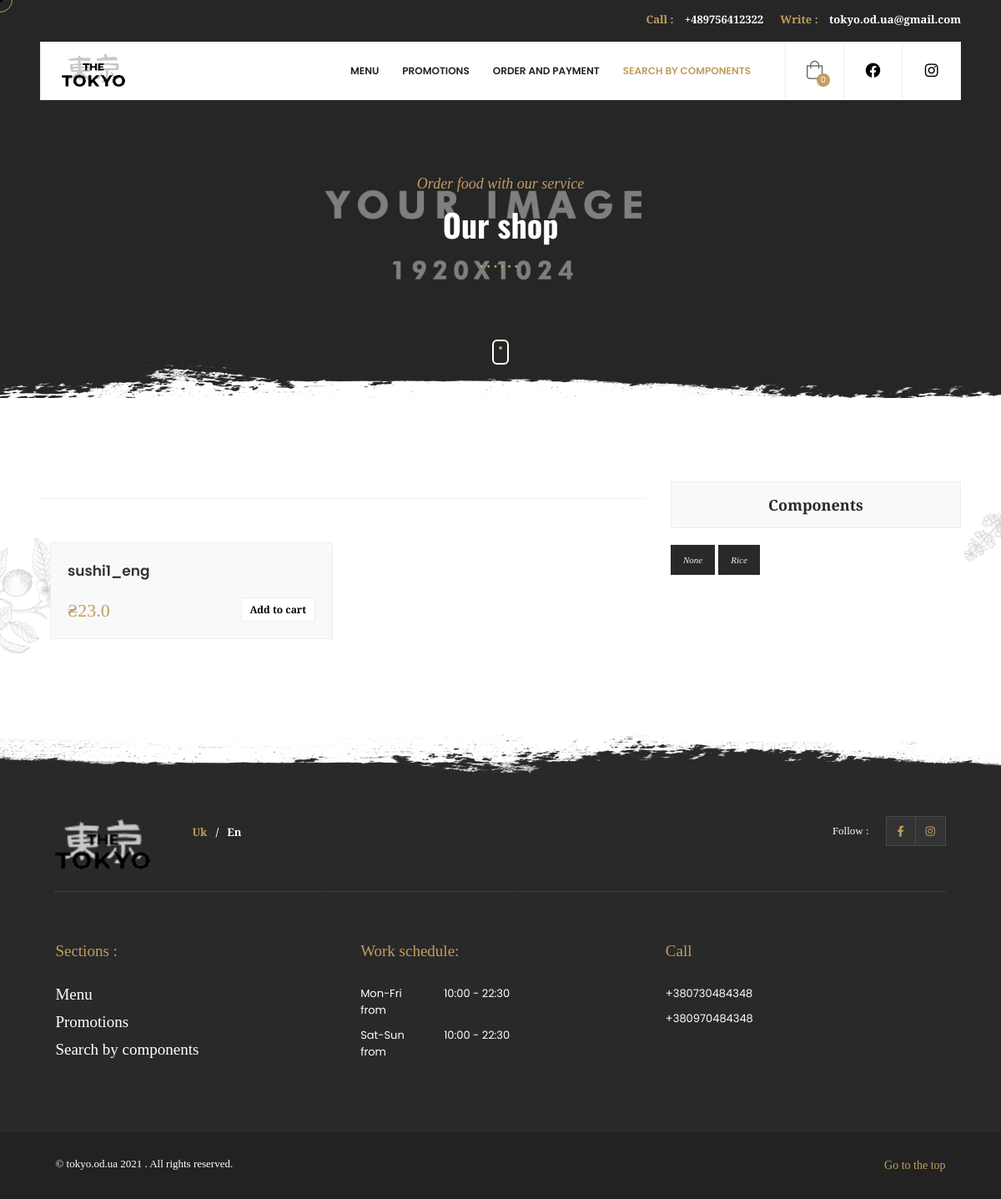
Before: /shop/losos with the older database file.
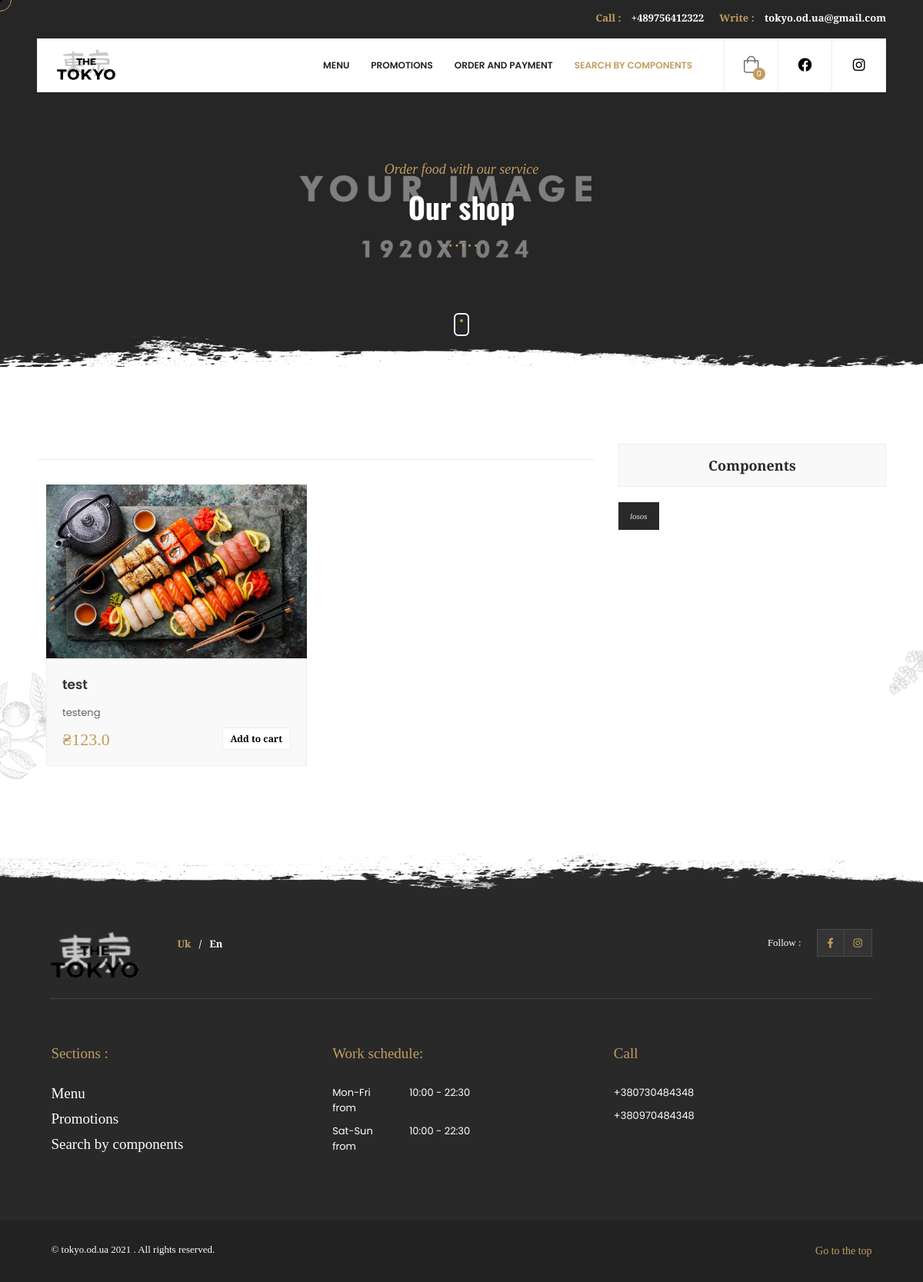
After: the same page with the newer database file.
### core/models.py (models this page shows, shortened)
class Item(models.Model):
    title = models.CharField(max_length=100)
    title_eng = models.CharField(max_length=100, null=True, blank=True)
    price = models.FloatField()
    discount_price = models.FloatField(blank=True, null=True)
    category = models.ForeignKey(Category, on_delete=models.CASCADE)
    slug = models.SlugField()
    description = models.TextField()
    english_description = models.TextField(null=True, blank=True)
    image = models.ImageField(upload_to='photos', blank=True, null=True)
    item_tag = models.ManyToManyField(ItemTag, verbose_name='Тэги товара')
    def admin_photo(self):
        return mark_safe('<img src="{}" width="100" /'.format(self.image.url))
    admin_photo.short_description = 'Превью'
    admin_photo.allow_tags = True
    class Meta:
        verbose_name = 'Товар'
        verbose_name_plural = 'Товары'
    def get_absolute_url(self):
        return reverse("core:product", kwargs={
            'slug': self.slug
        })
    def get_add_to_cart_url(self):
        return reverse("core:add-to-cart", kwargs={
            'slug': self.slug
        })

class ItemTag(models.Model):
    item_tag_name = models.CharField('Тэг', max_length=20)
    item_tag_eng_name = models.CharField(
        'Тэг Eng', max_length=20, null=True, blank=True)
    display_on_main = models.BooleanField('Отображается на главной')
    slug = models.SlugField(null=True, blank=True)
    class Meta:
        verbose_name = 'Тэг'
        verbose_name_plural = 'Тэги'

### core/views.py (the view)
# urls.py: path('shop/<str:slug>', shop_product, name='shop-product'),
def shop_product(request, slug):
    qs = Item.objects.filter(item_tag__slug=slug)
    context = {
        'items': qs,
    }
    return render(request, 'shop.html', context)

### templates/shop.html (shortened to what this page needs)
{% extends "main.html" %} {% block main_body %} {% load static %}
{% load cart_template_tags %}
<div id="main">
	{% include "header.html" %}
	<div id="wrapper">
		<div class="content">
			<section
				class="parallax-section hero-section hidden-section"
				data-scrollax-parent="true"
			>
				<div
					class="bg par-elem"
					data-bg='{% static "images/bg/1.jpg" %}'
					data-scrollax="properties: { translateY: '30%' }"
				></div>
				<div class="overlay"></div>
				<div class="container">
					<div class="section-title">
						{% if request.session.lang == "uk" %}
							<h4>Замовляй їжу з нашим сервісом</h4>
							<h2>Наш магазин</h2>
						{% else %}
							<h4>Order food with our service</h4>
							<h2>Our shop</h2>
						{% endif %}
						<div class="dots-separator fl-wrap"><span></span></div>
					</div>
				</div>
				<div class="hero-section-scroll">
					<div class="mousey">
						<div class="scroller"></div>
					</div>
				</div>
				<div class="brush-dec"></div>
			</section>
			<section class="hidden-section">
				<div class="container">
					<div class="row">
						<div class="col-md-8">
							<div class="fl-wrap post-container">
								<div class="shop-header fl-wrap"></div>
								<div
									class="gallery-items grid-big-pad lightgallery two-column fl-wrap"
								>
									{% if items %}
										{% if request.session.lang == "uk" %}
											{% for item in items %}
												<div class="gallery-item {{ item.category.label }}">
													<div class="grid-item-holder hov_zoom">
														<a
															href="{{ item.image.url }}"
															class="box-media-zoom popup-image"
															><i class="fal fa-search"></i
														></a>
														<img src="{{ item.image.url }}" alt="" />
													</div>
													<div class="grid-item-details">
														<a href="{{ item.get_absolute_url }}"
															><h3>{{ item.title }}</h3></a
														>
														<p>{{ item.description }}</p>
														<div class="grid-item_price">
															{% if item.discount_price %}
															<span>₴{{ item.discount_price }}</span>
															{% else %}
															<span>₴{{ item.price }}</span>
															{% endif %}
															<a
																href="{{ item.get_add_to_cart_url }}"
																class="add_cart"
																>Замовити</a
															>
														</div>
													</div>
												</div>
											{% endfor %}
										{% else %}
											{% for item in items %}
												<div class="gallery-item {{ item.category.label }}">
													<div class="grid-item-holder hov_zoom">
														<img src="{{ item.image.url }}" alt="" />
													</div>
													<div class="grid-item-details">
														<a href="{{ item.get_absolute_url }}"
															><h3>{{ item.title_eng }}</h3></a
														>
														<p>{{ item.english_description }}</p>
														<div class="grid-item_price">
															{% if item.discount_price %}
															<span>₴{{ item.discount_price }}</span>
															{% else %}
															<span>₴{{ item.price }}</span>
															{% endif %}
															<a
																href="{{ item.get_add_to_cart_url }}"
																class="add_cart"
																>Add to cart</a
															>
														</div>
													</div>
												</div>
											{% endfor %}
								{% endif %}
									{% endif %}
								</div>
							</div>
						</div>
						<div class="col-md-4">
							<div class="main-sidebar fixed-bar fl-wrap">
								<div class="main-sidebar-widget fl-wrap">
									<h3>
										{% if request.session.lang == "uk" %} Компоненти {% else %}
										Components {% endif %}
									</h3>
									<div class="tags-widget">
										<div class="tagcloud">
											{% if request.session.lang == "uk" %}
												{% for tag in request|product_tags %}
													<a href="{% url 'core:shop-product' tag.slug %}">{{ tag.item_tag_name }}</a>
												{% endfor %}
											{% else %}
												{% for tag in request|product_tags%}
													<a href="{% url 'core:shop-product' tag.slug %}">{{ tag.item_tag_eng_name }}</a>
												{% endfor %}
											{% endif %}
										</div>
									</div>
								</div>
							</div>
						</div>
					</div>
				</div>
				<div class="section-bg">
					<div class="bg" data-bg="images/bg/dec/section-bg.png"></div>
				</div>
			</section>
			<div class="brush-dec2 brush-dec_bottom"></div>
		</div>
		<div class="height-emulator fl-wrap"></div>
		{% include "footer.html" %}
	</div>
	<div class="element">
	</div>
</div>
{% endblock main_body %}

### templates/main.html (shortened to what this page needs)
{% load static %}
<!DOCTYPE html>
<html lang="en">
<head>
    <link type="text/css" rel="stylesheet" href="{% static 'css/reset.css' %}" />
    <link type="text/css" rel="stylesheet" href="{% static 'css/plugins.css' %}" />
    <link type="text/css" rel="stylesheet" href="{% static 'css/style.css' %}" />
    <link type="text/css" rel="stylesheet" href="{% static 'css/color.css' %}" />
    <link rel="stylesheet" href="https://unpkg.com/boxicons@latest/css/boxicons.min.css">
</head>
<body>
    {% block main_body %} {% block content %} {% endblock content %} {% endblock main_body %} {% block scripts %} {% endblock scripts %}
</body>
</html>

### templates/header.html (shortened to what this page needs)
{% load cart_template_tags %} {% load static %}
<header class="main-header">
  <div class="header-top">
    <div class="container">
      <div class="header-top_contacts">
        <a href="tel:+380941675843"><span>{% if request.session.lang == "uk" %} Подзвонити {% else %} Call {% endif %}:</span> +489756412322</a><a href="mailto:tokyo.od.ua@gmail.com"><span>{% if request.session.lang == "uk" %} Написати {% else %} Write {% endif %} :</span> tokyo.od.ua@gmail.com</a>
      </div>
    </div>
  </div>
  <div class="header-inner fl-wrap">
    <div class="container">
      <div class="header-container fl-wrap">
        <a href="{% url  'core:menu' %}" class="logo-holder ajax"><img src='{% static "images/logo.png" %}' alt="" /></a>
        <div class="show-share-btn htact"><a href="https://instagram.com/tokyo.od.ua?igshid=o5y4xnlsjtwo" target="_blank"><i class="fab fa-instagram"></i></a></div>
        <div class="show-share-btn htact"><a href="https://www.facebook.com/tokyo.od.ua/" target="_blank"><i class="fab fa-facebook"></i></a></div>
        <div class="show-cart sc_btn htact"><i class="fal fa-shopping-bag"></i><span class="show-cart_count">{{ request|cart_item_count }}</span></div>
        <div class="nav-holder main-menu">
          <nav>
            <ul>
              <li>
                <a id="menu" href="{% url  'core:menu' %}"
                  >{% if request.session.lang == "uk" %} Меню {% else %} Menu {% endif %}
                </a>
              </li>
              <li><a id="propositions" href="{% url  'proposition:all_prospositions' %}" class="act-link">{% if request.session.lang == "uk" %} Акції {% else %} Promotions {% endif %}</a></li>
              <li><a id="delivery" href="{% url  'core:delivery' %}" class="act-link">{% if request.session.lang == "uk" %} Доставка та оплата {% else %} Order and Payment {% endif %}</a></li>
              <li><a id="shop" href="{% url  'core:shop' %}">{% if request.session.lang == "uk" %} Пошук по компонентам {% else %} Search by components {% endif %}</a></li>
            </ul>
          </nav>
        </div>
      </div>
    </div>
  </div>
</header>

### templates/footer.html (shortened to what this page needs)
{% load static %}
<footer class="fl-wrap dark-bg fixed-footer">
    <div class="container">
        <div class="footer-top fl-wrap">
            <a href="{% url 'core:menu' %}" class="footer-logo"><img src='{% static "images/logo.png" %}' alt=""></a>
            <div class="lang-wrap"><a href="#" class='uk-lang act-lang'>Uk</a><span>/</span><a class='en-lang' href="#">En</a></div>
            <div class="footer-social">
                <span class="footer-social-title">
                    {% if request.session.lang == "uk" %}
                        Спостережити :
                    {% else %}
                        Follow :
                    {% endif %}
                </span>
                <ul>
                    <li><a href="https://www.facebook.com/tokyo.od.ua/" target="_blank"><i class="fab fa-facebook-f"></i></a></li>
                    <li><a href="https://instagram.com/tokyo.od.ua?igshid=o5y4xnlsjtwo" target="_blank"><i class="fab fa-instagram"></i></a></li>
                </ul>
            </div>
        </div>
        <div class="footer-widget-wrap fl-wrap">
            <div class="row">
                <div class="col-md-4">
                    <div class="footer-widget">
                        <div class="footer-widget-title">
                            {% if request.session.lang == "uk" %}
                                Розділи :
                            {% else %}
                                Sections :
                            {% endif %}
                        </div>
                        <div class="footer-widget-content">
                            <div class="footer-contacts footer-box fl-wrap">
                                <ul>
                                    <li><a class="footer-widget-title" href="{% url  'core:menu' %}">
                                            {% if request.session.lang == "uk" %}
                                                Меню
                                            {% else %}
                                                Menu
                                            {% endif %}
                                        </a>
                                    </li>
                                    <li><a class="footer-widget-title" href="{% url  'proposition:all_prospositions' %}">
                                        {% if request.session.lang == "uk" %}
                                            Акції
                                        {% else %}
                                            Promotions
                                        {% endif %}</a>
                                    </li>
                                    <li><a class="footer-widget-title" href="{% url  'core:shop' %}">
                                        {% if request.session.lang == "uk" %}
                                            Пошук по компонентам
                                        {% else %}
                                            Search by components
                                        {% endif %}</a>
                                    </li>
                                </ul>
                            </div>
                        </div>
                    </div>
                </div>
                <div class="col-md-4">
                    <div class="footer-widget">
                        <div class="footer-widget-title">
                            {% if request.session.lang == "uk" %}
                                Графік роботи:
                            {% else %}
                                Work schedule:
                            {% endif %}
                        </div>
                        <div class="footer-widget-content">
                            <div class="footer-contacts footer-box fl-wrap">
                                <ul>
                                    <li>
                                        <span>
                                            {% if request.session.lang == "uk" %}
                                                Пн-Пт :
                                            {% else %}
                                                Mon-Fri from
                                            {% endif %}
                                        </span>
                                        <a href="#">10:00 - 22:30</a>
                                    </li>
                                    <li>
                                        <span>
                                            {% if request.session.lang == "uk" %}
                                                Сб-Нд :
                                            {% else %}
                                                Sat-Sun from
                                            {% endif %}
                                        </span>
                                        <a href="#">10:00 - 22:30</a>
                                    </li>
                                </ul>
                            </div>
                        </div>
                    </div>
                </div>
                <div class="col-md-4">
                    <div class="footer-widget">
                        <div class="footer-widget-title">{% if request.session.lang == "uk" %}
                            Зателефонувати
                        {% else %}
                            Call
                        {% endif %}</div>
                        <div class="footer-widget-content">
                            <div class="footer-contacts footer-box fl-wrap">
                                <ul>
                                    <li><a href="tel:+380730484348">+380730484348</a></li>
                                    <li><a href="tel:+380970484348">+380970484348</a></li>
                                </ul>
                            </div>
                        </div>
                    </div>
                </div>
            </div>
        </div>
        <div class="footer-bottom fl-wrap">
            <div class="copyright">&#169; tokyo.od.ua 2021 . All rights reserved. </div>
            <div class="to-top"><span>{% if request.session.lang == "uk" %}
                Перейти до верху
            {% else %}
                Go to the top
            {% endif %} </span></div>
        </div>
    </div>
</footer>

### templates/reservation.html (shortened to what this page needs)
{% load static %}

Changed rows visible on the page:
removed Item: title_eng "sushi1_eng", discount_price "23.0"
removed ItemTag: item_tag_eng_name "Rice"
added Item: image (picture), title_eng "test", english_description "testeng", discount_price "123.0"
changed ItemTag: item_tag_eng_name "None" → "losos"
